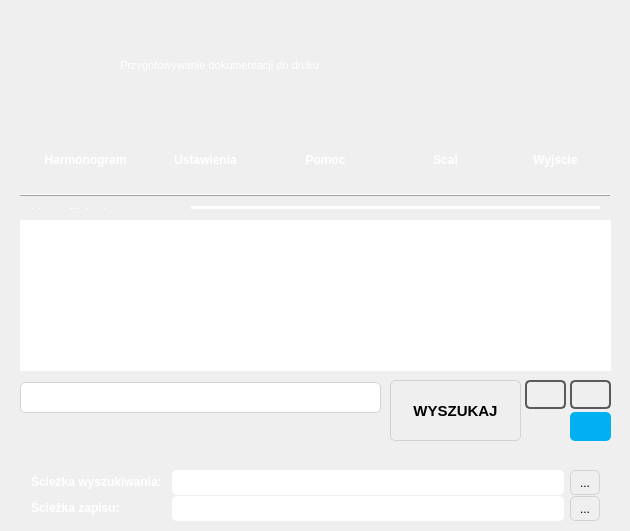
<?xml version="1.0" encoding="UTF-8"?>
<ui version="4.0">
 <class>MainWindow</class>
 <widget class="QMainWindow" name="MainWindow">
  <property name="geometry">
   <rect>
    <x>0</x>
    <y>0</y>
    <width>630</width>
    <height>531</height>
   </rect>
  </property>
  <property name="minimumSize">
   <size>
    <width>630</width>
    <height>531</height>
   </size>
  </property>
  <property name="maximumSize">
   <size>
    <width>630</width>
    <height>531</height>
   </size>
  </property>
  <property name="windowTitle">
   <string>PDF Finder</string>
  </property>
  <property name="windowIcon">
   <iconset resource="resources.qrc">
    <normaloff>:/images/images/icon.ico</normaloff>:/images/images/icon.ico</iconset>
  </property>
  <property name="styleSheet">
   <string notr="true">QListWidget {
  background-color: &quot;white&quot;;
  font-size: 10pt;
  color: &quot;gray&quot;;
  font-size: 9pt;
  font-family: &quot;Arial&quot;;
  border-radius: 5px;
  border-width: 2px solid lightgray;
}

#centralWidget QScrollBar:vertical {
  border: none;
  background: &quot;transparent&quot;;
  width: 15px;
  margin: 20px 0px 20px 0px;
}

#centralWidget QScrollBar::handle:vertical {
  background: &quot;lightgray&quot;;
  min-height: 20px;
  border-radius: 2px;
}

#centralWidget QScrollBar::add-line:vertical {
  image: url(:/images/images/downArrow.png);
  background: &quot;lightgray&quot;;
  height: 15px;
  subcontrol-position: bottom;
  subcontrol-origin: margin;
  border-radius: 2px;
}

#centralWidget QScrollBar::sub-line:vertical {
  image: url(:/images/images/upArrow.png);
  background: &quot;lightgray&quot;;
  height: 15px;
  subcontrol-position: top;
  subcontrol-origin: margin;
  border-radius: 2px;
}
</string>
  </property>
  <widget class="QWidget" name="centralWidget">
   <property name="styleSheet">
    <string notr="true">#centralWidget { background: &quot;gray&quot; }</string>
   </property>
   <widget class="QFrame" name="topFrame">
    <property name="geometry">
     <rect>
      <x>0</x>
      <y>0</y>
      <width>631</width>
      <height>101</height>
     </rect>
    </property>
    <property name="styleSheet">
     <string notr="true">#topFrame {
border: none;
background: qlineargradient(x1: 0, y1: 0, x2: 0, y2: 1,
stop: 0 #a6a6a6, stop: 0.08 #7f7f7f,
stop: 0.39999 #717171, stop: 0.4 #626262,
stop: 0.9 #4c4c4c, stop: 1 #333333);
border-bottom-right-radius: 10px;
border-bottom-left-radius:10px;
}

#topFrame QPushButton {
color: #333;
border: 2px solid #555;
border-radius: 11px;
padding: 5px;
background: qradialgradient(cx: 0.3, cy: -0.4,
fx: 0.3, fy: -0.4,
radius: 1.35, stop: 0 #fff, stop: 1 #888);
}

#topFrame QPushButton:hover {
background: qradialgradient(cx: 0.3, cy: -0.4,
fx: 0.3, fy: -0.4,
radius: 1.35, stop: 0 #fff, stop: 1 #bbb);
}

#topFrame QPushButton:pressed {
background: qradialgradient(cx: 0.4, cy: -0.1,
fx: 0.4, fy: -0.1,
radius: 1.35, stop: 0 #fff, stop: 1 #ddd);
}</string>
    </property>
    <property name="frameShape">
     <enum>QFrame::StyledPanel</enum>
    </property>
    <property name="frameShadow">
     <enum>QFrame::Raised</enum>
    </property>
    <widget class="QLabel" name="logoLabel">
     <property name="geometry">
      <rect>
       <x>10</x>
       <y>0</y>
       <width>101</width>
       <height>101</height>
      </rect>
     </property>
     <property name="text">
      <string/>
     </property>
     <property name="pixmap">
      <pixmap resource="resources.qrc">:/images/images/logo.png</pixmap>
     </property>
     <property name="scaledContents">
      <bool>true</bool>
     </property>
    </widget>
    <widget class="QLabel" name="nameLabel">
     <property name="geometry">
      <rect>
       <x>120</x>
       <y>15</y>
       <width>251</width>
       <height>41</height>
      </rect>
     </property>
     <property name="font">
      <font>
       <family>Arial</family>
       <pointsize>36</pointsize>
      </font>
     </property>
     <property name="text">
      <string/>
     </property>
     <property name="pixmap">
      <pixmap resource="resources.qrc">:/images/images/name.png</pixmap>
     </property>
    </widget>
    <widget class="QLabel" name="descriptionLabel">
     <property name="geometry">
      <rect>
       <x>120</x>
       <y>55</y>
       <width>291</width>
       <height>21</height>
      </rect>
     </property>
     <property name="font">
      <font>
       <family>Arial</family>
       <pointsize>4</pointsize>
       <weight>50</weight>
       <bold>false</bold>
      </font>
     </property>
     <property name="text">
      <string>&lt;html&gt;&lt;head/&gt;&lt;body&gt;&lt;p&gt;&lt;span style=&quot; font-size:8pt; color:#ffffff;&quot;&gt;Przygotowywanie dokumentacji do druku&lt;/span&gt;&lt;/p&gt;&lt;/body&gt;&lt;/html&gt;</string>
     </property>
    </widget>
   </widget>
   <widget class="QListWidget" name="listWidget">
    <property name="geometry">
     <rect>
      <x>20</x>
      <y>220</y>
      <width>591</width>
      <height>151</height>
     </rect>
    </property>
    <property name="styleSheet">
     <string notr="true"/>
    </property>
    <property name="verticalScrollBarPolicy">
     <enum>Qt::ScrollBarAsNeeded</enum>
    </property>
    <property name="alternatingRowColors">
     <bool>true</bool>
    </property>
   </widget>
   <widget class="Line" name="line">
    <property name="geometry">
     <rect>
      <x>20</x>
      <y>185</y>
      <width>591</width>
      <height>20</height>
     </rect>
    </property>
    <property name="styleSheet">
     <string notr="true"/>
    </property>
    <property name="frameShadow">
     <enum>QFrame::Raised</enum>
    </property>
    <property name="lineWidth">
     <number>1</number>
    </property>
    <property name="orientation">
     <enum>Qt::Horizontal</enum>
    </property>
   </widget>
   <widget class="QPushButton" name="searchButton">
    <property name="geometry">
     <rect>
      <x>390</x>
      <y>380</y>
      <width>131</width>
      <height>61</height>
     </rect>
    </property>
    <property name="font">
     <font>
      <family>Arial</family>
      <pointsize>11</pointsize>
      <weight>75</weight>
      <bold>true</bold>
     </font>
    </property>
    <property name="styleSheet">
     <string notr="true">QPushButton {
color: &quot;gray&quot;;
border-radius: 5px;
border: 1px solid lightgray;
background: &quot;white&quot;;
min-width: 80px;
}

QPushButton:hover {
background: &quot;lightgray&quot;;
color: &quot;white&quot;;
width: 300px;
}

QPushButton:pressed {
border: 1px solid &quot;gray&quot;;
background: #A9A9A9 ;
}
</string>
    </property>
    <property name="text">
     <string>WYSZUKAJ</string>
    </property>
    <property name="icon">
     <iconset resource="resources.qrc">
      <normaloff>:/images/images/search.png</normaloff>:/images/images/search.png</iconset>
    </property>
    <property name="iconSize">
     <size>
      <width>30</width>
      <height>30</height>
     </size>
    </property>
   </widget>
   <widget class="QProgressBar" name="progressBar">
    <property name="geometry">
     <rect>
      <x>20</x>
      <y>382</y>
      <width>361</width>
      <height>31</height>
     </rect>
    </property>
    <property name="maximumSize">
     <size>
      <width>16777211</width>
      <height>16777215</height>
     </size>
    </property>
    <property name="styleSheet">
     <string notr="true">QProgressBar {
border: 1px solid lightgray;
border-radius: 5px;
padding: 1px;
color: &quot;white&quot;;
}

QProgressBar::chunk {
background: QLinearGradient( x1: 0, y1: 0, x2: 0, y2: 1,
stop: 0 #06A6DA, 
stop: 0.5 #1E90FF ,
stop: 1 #238 );
border-radius: 3px;
border: 1px solid black;
}</string>
    </property>
    <property name="value">
     <number>0</number>
    </property>
    <property name="textVisible">
     <bool>false</bool>
    </property>
   </widget>
   <widget class="QFrame" name="bottomFrame">
    <property name="geometry">
     <rect>
      <x>0</x>
      <y>450</y>
      <width>631</width>
      <height>81</height>
     </rect>
    </property>
    <property name="styleSheet">
     <string notr="true">#bottomFrame {
border: none;
background: qlineargradient(x1: 0, y1: 0, x2: 0, y2: 1,
stop: 0 #a6a6a6, stop: 0.08 #7f7f7f,
stop: 0.49999 #717171);
border-top-right-radius: 10px;
border-top-left-radius:10px;
}
</string>
    </property>
    <property name="frameShape">
     <enum>QFrame::StyledPanel</enum>
    </property>
    <property name="frameShadow">
     <enum>QFrame::Raised</enum>
    </property>
    <widget class="QWidget" name="layoutWidget">
     <property name="geometry">
      <rect>
       <x>20</x>
       <y>8</y>
       <width>591</width>
       <height>75</height>
      </rect>
     </property>
     <layout class="QVBoxLayout" name="verticalLayout">
      <property name="spacing">
       <number>0</number>
      </property>
      <item>
       <layout class="QHBoxLayout" name="inputLayout">
        <item>
         <widget class="QLabel" name="inputLabel">
          <property name="sizePolicy">
           <sizepolicy hsizetype="Maximum" vsizetype="Preferred">
            <horstretch>0</horstretch>
            <verstretch>0</verstretch>
           </sizepolicy>
          </property>
          <property name="minimumSize">
           <size>
            <width>135</width>
            <height>0</height>
           </size>
          </property>
          <property name="maximumSize">
           <size>
            <width>16777215</width>
            <height>16777215</height>
           </size>
          </property>
          <property name="font">
           <font>
            <family>Arial</family>
            <pointsize>9</pointsize>
            <weight>75</weight>
            <bold>true</bold>
           </font>
          </property>
          <property name="toolTip">
           <string>Scieżka przeszukiwania plików *.PDF</string>
          </property>
          <property name="toolTipDuration">
           <number>-1</number>
          </property>
          <property name="whatsThis">
           <string/>
          </property>
          <property name="text">
           <string>&lt;html&gt;&lt;head/&gt;&lt;body&gt;&lt;p&gt;&lt;span style=&quot; color:#ffffff;&quot;&gt;Ścieżka wyszukiwania:&lt;/span&gt;&lt;/p&gt;&lt;/body&gt;&lt;/html&gt;</string>
          </property>
         </widget>
        </item>
        <item>
         <widget class="QLineEdit" name="inputLineEdit">
          <property name="minimumSize">
           <size>
            <width>0</width>
            <height>25</height>
           </size>
          </property>
          <property name="maximumSize">
           <size>
            <width>16777215</width>
            <height>25</height>
           </size>
          </property>
          <property name="font">
           <font>
            <family>Arial</family>
            <pointsize>9</pointsize>
           </font>
          </property>
          <property name="toolTip">
           <string/>
          </property>
          <property name="toolTipDuration">
           <number>-1</number>
          </property>
          <property name="statusTip">
           <string/>
          </property>
          <property name="whatsThis">
           <string/>
          </property>
          <property name="autoFillBackground">
           <bool>false</bool>
          </property>
          <property name="styleSheet">
           <string notr="true">QLineEdit {
    font-size: 9pt; 
    color: &quot;gray&quot;;
    font-family: &quot;Arial&quot;;
	border-radius: 5px;
    border-width: 2px solid lightgray;
}</string>
          </property>
          <property name="text">
           <string/>
          </property>
          <property name="frame">
           <bool>true</bool>
          </property>
          <property name="readOnly">
           <bool>false</bool>
          </property>
          <property name="placeholderText">
           <string notr="true"/>
          </property>
          <property name="clearButtonEnabled">
           <bool>true</bool>
          </property>
         </widget>
        </item>
        <item>
         <widget class="QPushButton" name="inputButton">
          <property name="sizePolicy">
           <sizepolicy hsizetype="Preferred" vsizetype="Fixed">
            <horstretch>0</horstretch>
            <verstretch>0</verstretch>
           </sizepolicy>
          </property>
          <property name="minimumSize">
           <size>
            <width>30</width>
            <height>25</height>
           </size>
          </property>
          <property name="maximumSize">
           <size>
            <width>30</width>
            <height>25</height>
           </size>
          </property>
          <property name="styleSheet">
           <string notr="true">QPushButton {
color: &quot;gray&quot;;
border: 1px solid lightgray;
border-radius: 5px;
background: &quot;white&quot;;
}

QPushButton:hover {
background: &quot;lightgray&quot;;
color: &quot;white&quot;;
}

QPushButton:pressed {
border: 1px solid &quot;gray&quot;;
background: #A9A9A9 ;
}
</string>
          </property>
          <property name="text">
           <string>...</string>
          </property>
         </widget>
        </item>
       </layout>
      </item>
      <item>
       <layout class="QHBoxLayout" name="outputLayout">
        <item>
         <widget class="QLabel" name="outputLabel">
          <property name="sizePolicy">
           <sizepolicy hsizetype="Maximum" vsizetype="Preferred">
            <horstretch>0</horstretch>
            <verstretch>0</verstretch>
           </sizepolicy>
          </property>
          <property name="minimumSize">
           <size>
            <width>135</width>
            <height>0</height>
           </size>
          </property>
          <property name="maximumSize">
           <size>
            <width>16777215</width>
            <height>16777215</height>
           </size>
          </property>
          <property name="font">
           <font>
            <family>Arial</family>
            <pointsize>9</pointsize>
            <weight>75</weight>
            <bold>true</bold>
           </font>
          </property>
          <property name="toolTip">
           <string>Ścieżka zapisu wyszukanych plików *.PDF</string>
          </property>
          <property name="whatsThis">
           <string/>
          </property>
          <property name="text">
           <string>&lt;html&gt;&lt;head/&gt;&lt;body&gt;&lt;p&gt;&lt;span style=&quot; color:#ffffff;&quot;&gt;Ścieżka zapisu:&lt;/span&gt;&lt;/p&gt;&lt;/body&gt;&lt;/html&gt;</string>
          </property>
         </widget>
        </item>
        <item>
         <widget class="QLineEdit" name="outputLineEdit">
          <property name="minimumSize">
           <size>
            <width>0</width>
            <height>25</height>
           </size>
          </property>
          <property name="maximumSize">
           <size>
            <width>16777215</width>
            <height>25</height>
           </size>
          </property>
          <property name="font">
           <font>
            <family>Arial</family>
            <pointsize>9</pointsize>
           </font>
          </property>
          <property name="whatsThis">
           <string/>
          </property>
          <property name="autoFillBackground">
           <bool>false</bool>
          </property>
          <property name="styleSheet">
           <string notr="true">QLineEdit {
    font-size: 9pt; 
    color: &quot;gray&quot;;
    font-family: &quot;Arial&quot;;
	border-radius: 5px;
    border-width: 2px solid lightgray;
}</string>
          </property>
          <property name="readOnly">
           <bool>false</bool>
          </property>
          <property name="clearButtonEnabled">
           <bool>true</bool>
          </property>
         </widget>
        </item>
        <item>
         <widget class="QPushButton" name="outputButton">
          <property name="sizePolicy">
           <sizepolicy hsizetype="Fixed" vsizetype="Fixed">
            <horstretch>0</horstretch>
            <verstretch>0</verstretch>
           </sizepolicy>
          </property>
          <property name="minimumSize">
           <size>
            <width>30</width>
            <height>25</height>
           </size>
          </property>
          <property name="maximumSize">
           <size>
            <width>30</width>
            <height>25</height>
           </size>
          </property>
          <property name="styleSheet">
           <string notr="true">QPushButton {
color: &quot;gray&quot;;
border: 1px solid lightgray;
border-radius: 5px;
background: &quot;white&quot;;
}

QPushButton:hover {
background: &quot;lightgray&quot;;
color: &quot;white&quot;;
}

QPushButton:pressed {
border: 1px solid &quot;gray&quot;;
background: #A9A9A9 ;
}</string>
          </property>
          <property name="text">
           <string>...</string>
          </property>
         </widget>
        </item>
       </layout>
      </item>
     </layout>
    </widget>
   </widget>
   <widget class="QWidget" name="layoutWidget">
    <property name="geometry">
     <rect>
      <x>30</x>
      <y>110</y>
      <width>111</width>
      <height>81</height>
     </rect>
    </property>
    <layout class="QVBoxLayout" name="addLayout">
     <item>
      <widget class="QPushButton" name="addButton">
       <property name="mouseTracking">
        <bool>false</bool>
       </property>
       <property name="toolTip">
        <string/>
       </property>
       <property name="toolTipDuration">
        <number>-1</number>
       </property>
       <property name="statusTip">
        <string/>
       </property>
       <property name="whatsThis">
        <string/>
       </property>
       <property name="styleSheet">
        <string notr="true">border: none;</string>
       </property>
       <property name="text">
        <string/>
       </property>
       <property name="icon">
        <iconset resource="resources.qrc">
         <normaloff>:/images/images/add.png</normaloff>:/images/images/add.png</iconset>
       </property>
       <property name="iconSize">
        <size>
         <width>48</width>
         <height>48</height>
        </size>
       </property>
      </widget>
     </item>
     <item>
      <widget class="QLabel" name="addLabel">
       <property name="font">
        <font>
         <family>Arial</family>
         <pointsize>9</pointsize>
         <weight>75</weight>
         <bold>true</bold>
        </font>
       </property>
       <property name="text">
        <string>&lt;html&gt;&lt;head/&gt;&lt;body&gt;&lt;p&gt;&lt;span style=&quot; color:#ffffff;&quot;&gt;Harmonogram&lt;/span&gt;&lt;/p&gt;&lt;/body&gt;&lt;/html&gt;</string>
       </property>
       <property name="alignment">
        <set>Qt::AlignCenter</set>
       </property>
      </widget>
     </item>
    </layout>
   </widget>
   <widget class="QWidget" name="layoutWidget">
    <property name="geometry">
     <rect>
      <x>150</x>
      <y>110</y>
      <width>111</width>
      <height>81</height>
     </rect>
    </property>
    <layout class="QVBoxLayout" name="settingsLayout">
     <item>
      <widget class="QPushButton" name="settingsButton">
       <property name="contextMenuPolicy">
        <enum>Qt::NoContextMenu</enum>
       </property>
       <property name="whatsThis">
        <string/>
       </property>
       <property name="styleSheet">
        <string notr="true">border: none;</string>
       </property>
       <property name="text">
        <string/>
       </property>
       <property name="icon">
        <iconset resource="resources.qrc">
         <normaloff>:/images/images/settings.png</normaloff>:/images/images/settings.png</iconset>
       </property>
       <property name="iconSize">
        <size>
         <width>48</width>
         <height>48</height>
        </size>
       </property>
      </widget>
     </item>
     <item>
      <widget class="QLabel" name="settingsLabel">
       <property name="font">
        <font>
         <family>Arial</family>
         <pointsize>9</pointsize>
        </font>
       </property>
       <property name="text">
        <string>&lt;html&gt;&lt;head/&gt;&lt;body&gt;&lt;p&gt;&lt;span style=&quot; font-weight:600; color:#ffffff;&quot;&gt;Ustawienia&lt;/span&gt;&lt;/p&gt;&lt;/body&gt;&lt;/html&gt;</string>
       </property>
       <property name="alignment">
        <set>Qt::AlignCenter</set>
       </property>
      </widget>
     </item>
    </layout>
   </widget>
   <widget class="QWidget" name="layoutWidget">
    <property name="geometry">
     <rect>
      <x>500</x>
      <y>110</y>
      <width>111</width>
      <height>81</height>
     </rect>
    </property>
    <layout class="QVBoxLayout" name="exitLayout">
     <item>
      <widget class="QPushButton" name="exitButton">
       <property name="whatsThis">
        <string/>
       </property>
       <property name="styleSheet">
        <string notr="true">border: none;</string>
       </property>
       <property name="text">
        <string/>
       </property>
       <property name="icon">
        <iconset resource="resources.qrc">
         <normaloff>:/images/images/exit.png</normaloff>:/images/images/exit.png</iconset>
       </property>
       <property name="iconSize">
        <size>
         <width>48</width>
         <height>48</height>
        </size>
       </property>
      </widget>
     </item>
     <item>
      <widget class="QLabel" name="exitLabel">
       <property name="font">
        <font>
         <family>Arial</family>
         <pointsize>9</pointsize>
        </font>
       </property>
       <property name="text">
        <string>&lt;html&gt;&lt;head/&gt;&lt;body&gt;&lt;p&gt;&lt;span style=&quot; font-weight:600; color:#ffffff;&quot;&gt;Wyjście&lt;/span&gt;&lt;/p&gt;&lt;/body&gt;&lt;/html&gt;</string>
       </property>
       <property name="alignment">
        <set>Qt::AlignCenter</set>
       </property>
      </widget>
     </item>
    </layout>
   </widget>
   <widget class="QWidget" name="layoutWidget">
    <property name="geometry">
     <rect>
      <x>20</x>
      <y>195</y>
      <width>591</width>
      <height>25</height>
     </rect>
    </property>
    <layout class="QHBoxLayout" name="horizontalLayout">
     <property name="spacing">
      <number>0</number>
     </property>
     <item>
      <widget class="QLabel" name="listLabel">
       <property name="font">
        <font>
         <family>Arial</family>
         <pointsize>9</pointsize>
         <weight>75</weight>
         <bold>true</bold>
        </font>
       </property>
       <property name="text">
        <string>&lt;html&gt;&lt;head/&gt;&lt;body&gt;&lt;p&gt;&lt;span style=&quot; color:#ffffff;&quot;&gt;Lista plików harmonogramu&lt;/span&gt;&lt;/p&gt;&lt;/body&gt;&lt;/html&gt;</string>
       </property>
      </widget>
     </item>
     <item>
      <widget class="QLineEdit" name="scheduleLineEdit">
       <property name="font">
        <font>
         <family>Arial</family>
         <pointsize>9</pointsize>
         <weight>75</weight>
         <bold>true</bold>
        </font>
       </property>
       <property name="styleSheet">
        <string notr="true">QLineEdit {
border: none;
background: &quot;transparent&quot;;
color: &quot;white&quot;
}</string>
       </property>
       <property name="text">
        <string/>
       </property>
       <property name="readOnly">
        <bool>true</bool>
       </property>
      </widget>
     </item>
    </layout>
   </widget>
   <widget class="QLabel" name="statusLabel">
    <property name="geometry">
     <rect>
      <x>20</x>
      <y>416</y>
      <width>341</width>
      <height>20</height>
     </rect>
    </property>
    <property name="styleSheet">
     <string notr="true">QLabel {
border: none;
background: &quot;transparent&quot;;
color: &quot;white&quot;;
font-size: 9pt;
font-family: &quot;Arial&quot;;
font-weight: bold;
}</string>
    </property>
    <property name="text">
     <string>&lt;html&gt;&lt;head/&gt;&lt;body&gt;&lt;p&gt;&lt;br/&gt;&lt;/p&gt;&lt;/body&gt;&lt;/html&gt;</string>
    </property>
   </widget>
   <widget class="QLabel" name="label">
    <property name="geometry">
     <rect>
      <x>250</x>
      <y>230</y>
      <width>131</width>
      <height>121</height>
     </rect>
    </property>
    <property name="styleSheet">
     <string notr="true"/>
    </property>
    <property name="text">
     <string/>
    </property>
    <property name="pixmap">
     <pixmap resource="resources.qrc">:/images/images/magnifier.png</pixmap>
    </property>
    <property name="scaledContents">
     <bool>true</bool>
    </property>
   </widget>
   <widget class="QWidget" name="layoutWidget">
    <property name="geometry">
     <rect>
      <x>270</x>
      <y>110</y>
      <width>111</width>
      <height>81</height>
     </rect>
    </property>
    <layout class="QVBoxLayout" name="helpLayout">
     <item>
      <widget class="QPushButton" name="helpButton">
       <property name="contextMenuPolicy">
        <enum>Qt::NoContextMenu</enum>
       </property>
       <property name="whatsThis">
        <string/>
       </property>
       <property name="styleSheet">
        <string notr="true">border: none;</string>
       </property>
       <property name="text">
        <string/>
       </property>
       <property name="icon">
        <iconset resource="resources.qrc">
         <normaloff>:/images/images/help.png</normaloff>:/images/images/help.png</iconset>
       </property>
       <property name="iconSize">
        <size>
         <width>48</width>
         <height>48</height>
        </size>
       </property>
      </widget>
     </item>
     <item>
      <widget class="QLabel" name="helpLabel">
       <property name="font">
        <font>
         <family>Arial</family>
         <pointsize>9</pointsize>
        </font>
       </property>
       <property name="text">
        <string>&lt;html&gt;&lt;head/&gt;&lt;body&gt;&lt;p&gt;&lt;span style=&quot; font-weight:600; color:#ffffff;&quot;&gt;Pomoc&lt;/span&gt;&lt;/p&gt;&lt;/body&gt;&lt;/html&gt;</string>
       </property>
       <property name="alignment">
        <set>Qt::AlignCenter</set>
       </property>
      </widget>
     </item>
    </layout>
   </widget>
   <widget class="QWidget" name="layoutWidget">
    <property name="geometry">
     <rect>
      <x>390</x>
      <y>110</y>
      <width>111</width>
      <height>81</height>
     </rect>
    </property>
    <layout class="QVBoxLayout" name="mergeLayout">
     <item>
      <widget class="QPushButton" name="mergeButton">
       <property name="whatsThis">
        <string/>
       </property>
       <property name="styleSheet">
        <string notr="true">border: none;</string>
       </property>
       <property name="text">
        <string/>
       </property>
       <property name="icon">
        <iconset resource="resources.qrc">
         <normaloff>:/images/images/merge.png</normaloff>:/images/images/merge.png</iconset>
       </property>
       <property name="iconSize">
        <size>
         <width>48</width>
         <height>48</height>
        </size>
       </property>
      </widget>
     </item>
     <item>
      <widget class="QLabel" name="mergeLabel">
       <property name="text">
        <string>&lt;html&gt;&lt;head/&gt;&lt;body&gt;&lt;p&gt;&lt;span style=&quot; font-size:9pt; font-weight:600; color:#ffffff;&quot;&gt;Scal&lt;/span&gt;&lt;/p&gt;&lt;/body&gt;&lt;/html&gt;</string>
       </property>
       <property name="alignment">
        <set>Qt::AlignCenter</set>
       </property>
      </widget>
     </item>
    </layout>
   </widget>
   <widget class="QPushButton" name="sigmaButton">
    <property name="geometry">
     <rect>
      <x>525</x>
      <y>380</y>
      <width>41</width>
      <height>29</height>
     </rect>
    </property>
    <property name="toolTip">
     <string>Części produkowane w Sigmie</string>
    </property>
    <property name="styleSheet">
     <string notr="true">QPushButton {
border-radius: 5px;
border: 2px solid rgb(90,90,90);
background: &quot;white&quot;;
}
</string>
    </property>
    <property name="text">
     <string/>
    </property>
    <property name="icon">
     <iconset resource="resources.qrc">
      <normaloff>:/images/images/sigma.png</normaloff>:/images/images/sigma.png</iconset>
    </property>
    <property name="iconSize">
     <size>
      <width>30</width>
      <height>30</height>
     </size>
    </property>
    <property name="checkable">
     <bool>true</bool>
    </property>
    <property name="checked">
     <bool>false</bool>
    </property>
   </widget>
   <widget class="QPushButton" name="othersButton">
    <property name="geometry">
     <rect>
      <x>525</x>
      <y>412</y>
      <width>41</width>
      <height>29</height>
     </rect>
    </property>
    <property name="toolTip">
     <string>Wszystkie części</string>
    </property>
    <property name="styleSheet">
     <string notr="true">QPushButton {
border-radius: 5px;
background: &quot;white&quot;;
}
</string>
    </property>
    <property name="text">
     <string/>
    </property>
    <property name="icon">
     <iconset resource="resources.qrc">
      <normaloff>:/images/images/world.png</normaloff>:/images/images/world.png</iconset>
    </property>
    <property name="iconSize">
     <size>
      <width>30</width>
      <height>30</height>
     </size>
    </property>
   </widget>
   <widget class="QPushButton" name="whiteButton">
    <property name="geometry">
     <rect>
      <x>570</x>
      <y>380</y>
      <width>41</width>
      <height>29</height>
     </rect>
    </property>
    <property name="toolTip">
     <string>Przeszukuje wszystkie kolory (poza kolorem szarym)</string>
    </property>
    <property name="styleSheet">
     <string notr="true">QPushButton {
border-radius: 5px;
border: 2px solid rgb(90,90,90);
background: &quot;white&quot;;
}
</string>
    </property>
    <property name="text">
     <string/>
    </property>
    <property name="iconSize">
     <size>
      <width>30</width>
      <height>30</height>
     </size>
    </property>
    <property name="checkable">
     <bool>true</bool>
    </property>
    <property name="checked">
     <bool>false</bool>
    </property>
   </widget>
   <widget class="QPushButton" name="blueButton">
    <property name="geometry">
     <rect>
      <x>570</x>
      <y>412</y>
      <width>41</width>
      <height>29</height>
     </rect>
    </property>
    <property name="toolTip">
     <string>Przeszukuje tylko niebieskie komórki</string>
    </property>
    <property name="styleSheet">
     <string notr="true">QPushButton {
border-radius: 5px;
background: #00B0F0;
}
</string>
    </property>
    <property name="text">
     <string/>
    </property>
    <property name="iconSize">
     <size>
      <width>30</width>
      <height>30</height>
     </size>
    </property>
   </widget>
   <zorder>layoutWidget</zorder>
   <zorder>layoutWidget</zorder>
   <zorder>topFrame</zorder>
   <zorder>listWidget</zorder>
   <zorder>line</zorder>
   <zorder>searchButton</zorder>
   <zorder>progressBar</zorder>
   <zorder>bottomFrame</zorder>
   <zorder>layoutWidget</zorder>
   <zorder>layoutWidget</zorder>
   <zorder>layoutWidget</zorder>
   <zorder>layoutWidget</zorder>
   <zorder>statusLabel</zorder>
   <zorder>label</zorder>
   <zorder>sigmaButton</zorder>
   <zorder>othersButton</zorder>
   <zorder>whiteButton</zorder>
   <zorder>blueButton</zorder>
  </widget>
 </widget>
 <layoutdefault spacing="6" margin="11"/>
 <resources>
  <include location="resources.qrc"/>
 </resources>
 <connections/>
</ui>
